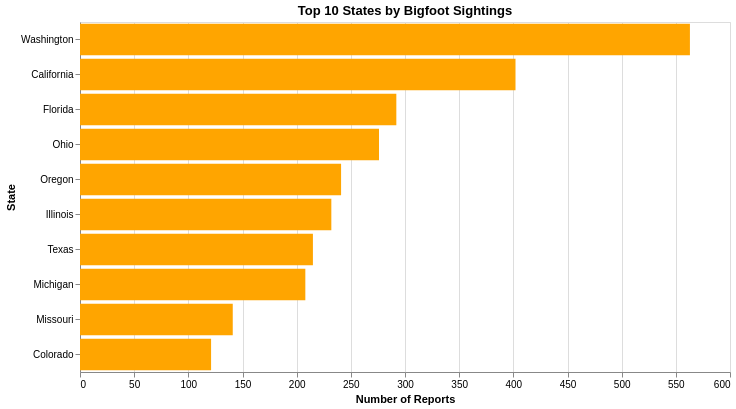

Notebook code for this chart:
### Code cell
selection = alt.selection_point(fields=['state'], on='click')

plot2 = alt.Chart(top10_states).mark_bar().encode(
    x=alt.X('count:Q', title='Number of Reports'),
    y=alt.Y('state:N', sort='-x', title='State'),
    color=alt.condition(selection, alt.value('orange'), alt.value('lightgray')),
    tooltip=['state:N', 'count:Q']
).add_params(
    selection
).properties(
    title='Top 10 States by Bigfoot Sightings',
    width=650,
    height=350
)

plot2

### Figure 1 — Vega-Lite specification as saved in the notebook (floating-point values rounded to 4 significant figures)
{"config": {"view": {"continuousWidth": 300, "continuousHeight": 300}}, "data": {"name": "data-63ca15af0a78461f5a8c909f796bbbf6"}, "mark": {"type": "bar"}, "encoding": {"color": {"condition": {"param": "param_ab061ad423b8860b", "value": "orange"}, "value": "lightgray"}, "tooltip": [{"field": "state", "type": "nominal"}, {"field": "count", "type": "quantitative"}], "x": {"field": "count", "title": "Number of Reports", "type": "quantitative"}, "y": {"field": "state", "sort": "-x", "title": "State", "type": "nominal"}}, "height": 350, "params": [{"name": "param_ab061ad423b8860b", "select": {"type": "point", "fields": ["state"], "on": "click"}}], "title": "Top 10 States by Bigfoot Sightings", "width": 650, "$schema": "https://vega.github.io/schema/vega-lite/v6.4.1.json", "datasets": {"data-63ca15af0a78461f5a8c909f796bbbf6": [{"state": "Washington", "count": 563}, {"state": "California", "count": 402}, {"state": "Florida", "count": 292}, {"state": "Ohio", "count": 276}, {"state": "Oregon", "count": 241}, {"state": "Illinois", "count": 232}, {"state": "Texas", "count": 215}, {"state": "Michigan", "count": 208}, {"state": "Missouri", "count": 141}, {"state": "Colorado", "count": 121}]}}
